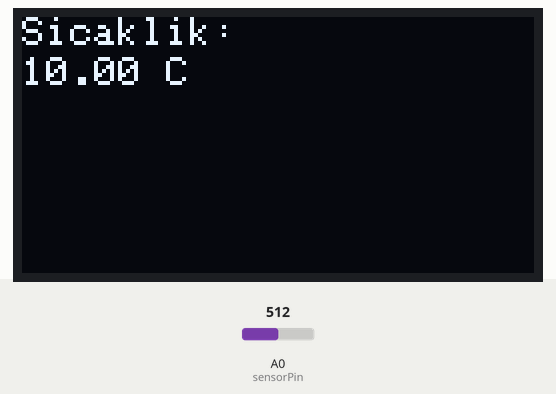
Recording of a sketch running on a simulated Arduino Uno, built with avr-gcc and run on an emulated ATmega328P. Parts: 128×64 one-colour display. Inputs (shaded band) come from the test bench; at power-on: A0 (sensorPin) = 512. The display library's start-up logo is not drawn.

Above: at 1.2 s.
1.3 s: A0 (sensorPin) set to 716
At 3.3 s:
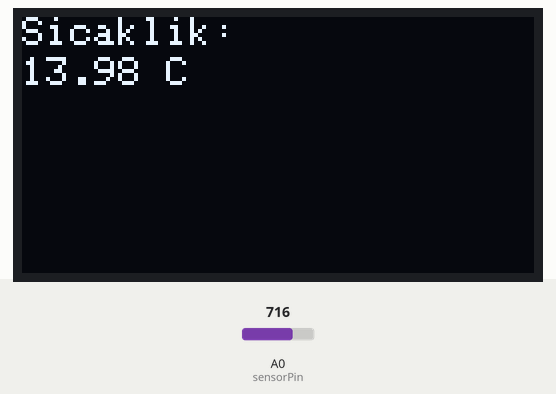
3.6 s: A0 (sensorPin) set to 900
At 4.5 s:
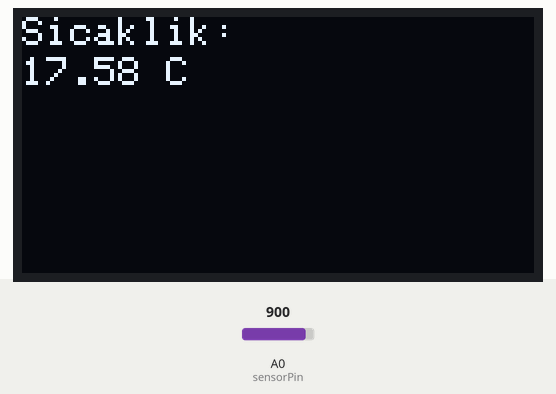
5.7 s: A0 (sensorPin) set to 1023
At 7.0 s:
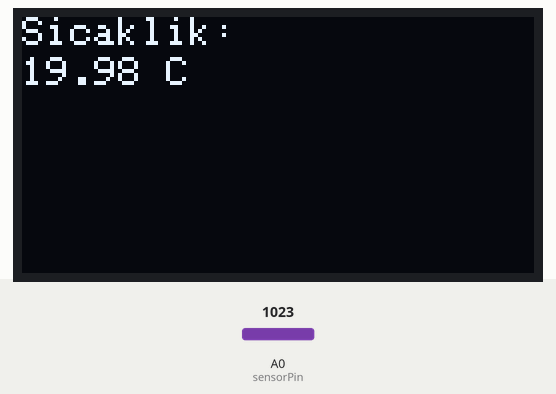
Timing chart, 0 to 8.7 s (numbered marks = the images above; inputs shaded):
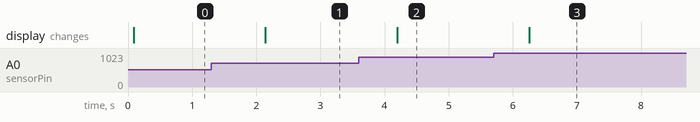

The sketch:

ekrana_sicaklik_degeri_yazdirma.ino
```cpp
#include <Wire.h>
#include <Adafruit_SSD1306.h>

int sensorPin=A0;
int sensorDeger=0;
float gerilim=0;
float sicaklik=0;

#define OLED_RESET 4
Adafruit_SSD1306 display(OLED_RESET);

void setup() {
 display.begin(SSD1306_SWITCHCAPVCC, 0x3C);
 display.display();

}

void loop() {
sensorDeger = analogRead(sensorPin);
  gerilim = (sensorDeger / 1024.0) /5.0; // Değeri düzeltmek için * ile çarpılmalıdır.
  sicaklik = gerilim * 100.0;

  display.clearDisplay(); // Ekranı temizle

  display.setTextSize(1);      // Yazı boyutunu ayarla
  display.setTextColor(SSD1306_WHITE); // Beyaz renk seç
  display.setCursor(0, 0);     // İlk satır, ilk sütun
  display.print("Sicaklik: "); // Yazıyı ekrana bas
  display.setCursor(0, 10);
  display.print(sicaklik);      // Sicaklik değerini ekrana bas
  display.println(" C");        // Derece işareti ekle ve yeni satıra geç

  display.display(); // Değişiklikleri ekrana gönder
  delay(1000);       // Bir saniye bekleyin (opsiyonel)
}
```

Measured:
- after the input at 1.3 s, the display: changes after 0.84 s (image 1)
- after the input at 3.6 s, the display: changes after 0.60 s (image 2)
- after the input at 5.7 s, the display: changes after 0.56 s (image 3)
